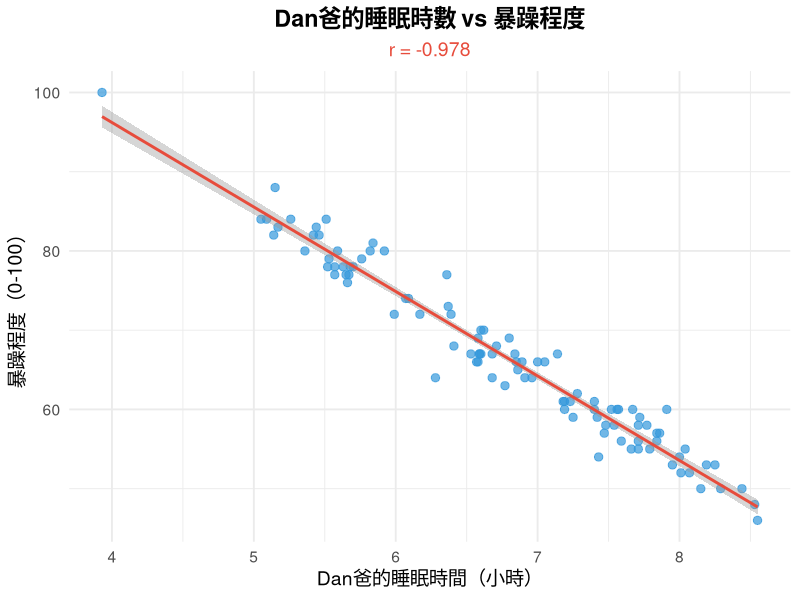
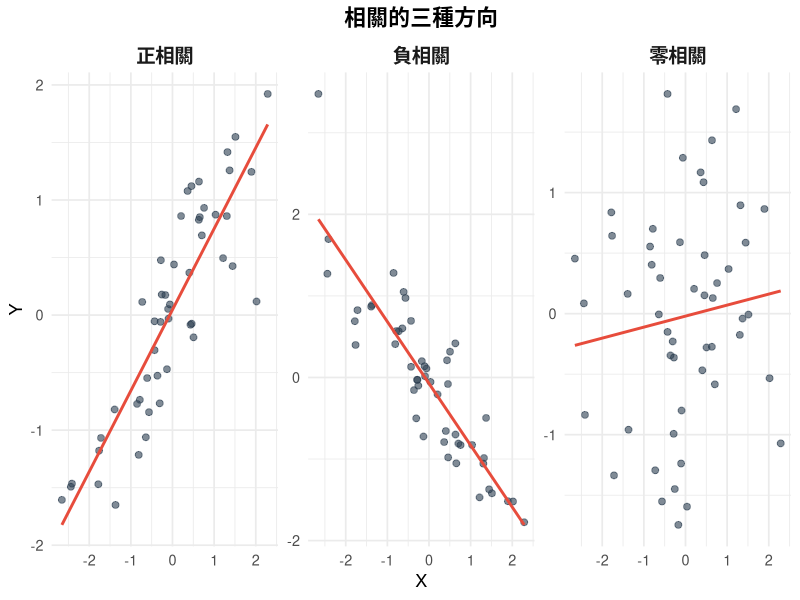
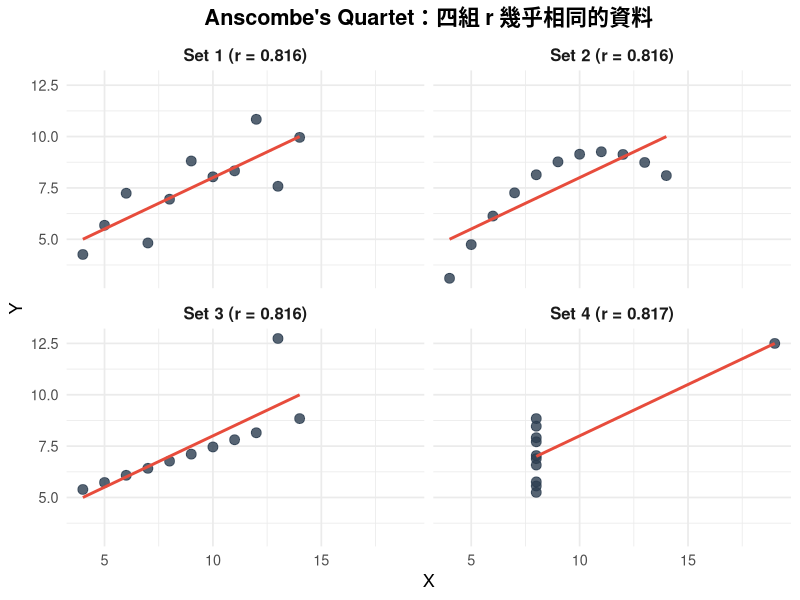
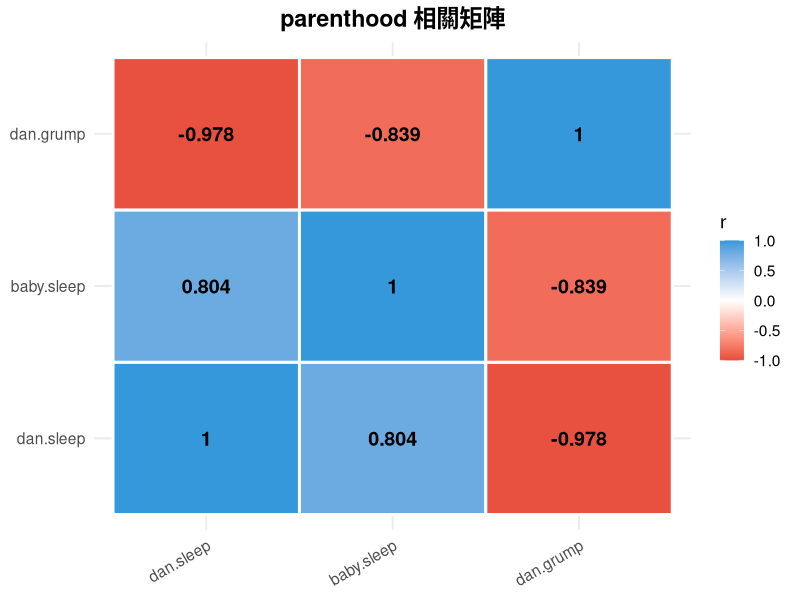
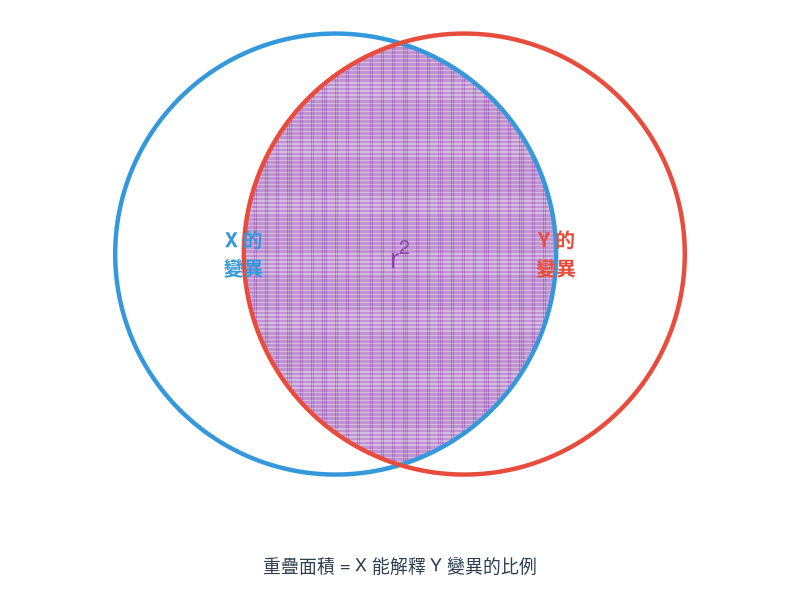

Write R code to recreate these figures, in order.
## ---- chunk 1
knitr::opts_chunk$set(echo = FALSE, warning = FALSE, message = FALSE,
                      fig.width = 9, fig.height = 5)
library(ggplot2)
library(dplyr)
library(tidyr)

# ===== parenthood 資料：相關分析示範 =====
# 電子書第 12 章：dan.sleep, baby.sleep, dan.grump
parenthood <- data.frame(
  dan.sleep = c(7.59, 7.91, 5.14, 7.71, 6.68, 5.99, 8.19, 7.19, 7.40, 6.58,
                8.44, 7.18, 8.01, 5.51, 6.89, 8.00, 7.42, 6.36, 7.86, 7.79,
                5.70, 7.19, 7.54, 3.93, 5.15, 6.57, 8.07, 5.92, 7.47, 6.85,
                6.41, 6.60, 7.95, 6.53, 6.86, 5.82, 6.60, 7.84, 7.84, 7.25,
                6.68, 6.62, 5.42, 7.56, 7.57, 5.53, 8.55, 6.39, 7.72, 6.09,
                7.77, 8.15, 5.67, 5.84, 7.71, 7.23, 8.29, 7.71, 5.26, 7.14,
                8.04, 7.52, 5.46, 5.59, 6.80, 5.57, 6.96, 8.25, 5.66, 5.63,
                7.28, 6.91, 6.84, 5.57, 7.40, 5.65, 6.17, 7.66, 5.09, 7.00,
                7.67, 6.77, 6.28, 5.44, 7.48, 6.37, 8.53, 5.36, 5.52, 6.59,
                7.05, 5.17, 6.58, 5.76, 6.07, 6.71, 7.43, 5.68, 6.59, 5.05),
  baby.sleep = c(10.18, 11.66, 7.92, 11.02, 10.49, 9.13, 10.15, 11.19, 10.17, 10.41,
                 10.26, 10.06, 11.51, 8.50, 10.82, 10.50, 10.22, 8.77, 10.01, 11.22,
                 9.37, 10.08, 9.59, 5.41, 7.43, 10.28, 9.18, 8.40, 10.73, 9.93,
                 10.00, 9.36, 10.41, 10.63, 9.86, 8.65, 10.15, 11.48, 10.47, 11.28,
                 11.10, 8.91, 7.57, 9.76, 9.46, 9.64, 10.70, 9.83, 10.41, 9.52,
                 10.56, 11.09, 9.98, 7.52, 10.28, 10.73, 10.71, 10.29, 7.97, 8.88,
                 11.86, 9.84, 7.79, 8.07, 9.16, 8.68, 10.38, 10.49, 8.90, 8.24,
                 9.75, 10.11, 9.62, 6.99, 10.45, 8.22, 9.18, 10.55, 9.25, 10.40,
                 9.05, 10.27, 9.55, 6.50, 10.23, 8.25, 11.48, 8.24, 8.23, 9.57,
                 9.51, 8.48, 8.91, 7.81, 8.44, 8.73, 11.10, 8.67, 9.07, 7.65),
  dan.grump = c(56, 60, 82, 55, 67, 72, 53, 60, 60, 69,
                50, 61, 52, 84, 66, 54, 59, 77, 57, 55,
                78, 61, 58, 100, 88, 66, 52, 80, 57, 66,
                68, 70, 53, 67, 65, 80, 67, 57, 56, 59,
                64, 70, 82, 60, 60, 79, 46, 72, 59, 74,
                58, 50, 77, 81, 58, 61, 50, 56, 84, 67,
                55, 60, 82, 80, 69, 77, 64, 53, 76, 78,
                62, 64, 67, 78, 61, 77, 72, 55, 84, 66,
                60, 63, 64, 83, 58, 73, 48, 80, 78, 67,
                66, 83, 66, 79, 74, 68, 54, 78, 67, 84)
)

# ===== Anscombe's Quartet =====
anscombe_long <- anscombe %>%
  pivot_longer(everything(),
               names_to = c(".value", "set"),
               names_pattern = "(.)(.)")

# 預計算
r_sleep_grump <- cor(parenthood$dan.sleep, parenthood$dan.grump)
r_baby_grump <- cor(parenthood$baby.sleep, parenthood$dan.grump)
r_sleep_baby <- cor(parenthood$dan.sleep, parenthood$baby.sleep)
## ---- chunk 2
ggplot(parenthood, aes(x = dan.sleep, y = dan.grump)) +
  geom_point(color = "#3498db", alpha = 0.7, size = 2.5) +
  geom_smooth(method = "lm", se = TRUE, color = "#e74c3c", linewidth = 1) +
  labs(title = "Dan爸的睡眠時數 vs 暴躁程度",
       subtitle = sprintf("r = %.3f", r_sleep_grump),
       x = "Dan爸的睡眠時間（小時）",
       y = "暴躁程度（0-100）") +
  theme_minimal(base_size = 14) +
  theme(plot.title = element_text(hjust = 0.5, face = "bold"),
        plot.subtitle = element_text(hjust = 0.5, color = "#e74c3c"))
## ---- chunk 3
set.seed(42)
n <- 50
demo_data <- data.frame(
  x = rep(rnorm(n), 3),
  type = rep(c("正相關", "負相關", "零相關"), each = n)
)
demo_data$y <- c(
  demo_data$x[1:n] * 0.8 + rnorm(n, 0, 0.5),
  demo_data$x[(n+1):(2*n)] * (-0.8) + rnorm(n, 0, 0.5),
  rnorm(n, 0, 1)
)
demo_data$type <- factor(demo_data$type, levels = c("正相關", "負相關", "零相關"))

ggplot(demo_data, aes(x = x, y = y)) +
  geom_point(color = "#2c3e50", alpha = 0.6, size = 2) +
  geom_smooth(method = "lm", se = FALSE, color = "#e74c3c", linewidth = 1) +
  facet_wrap(~ type, scales = "free") +
  labs(title = "相關的三種方向", x = "X", y = "Y") +
  theme_minimal(base_size = 13) +
  theme(plot.title = element_text(hjust = 0.5, face = "bold"),
        strip.text = element_text(size = 14, face = "bold"))
## ---- chunk 4
# 計算各組的相關係數
anscombe_stats <- anscombe_long %>%
  group_by(set) %>%
  summarise(r = round(cor(x, y), 3), .groups = "drop") %>%
  mutate(label = paste0("Set ", set, " (r = ", r, ")"))

anscombe_plot <- anscombe_long %>%
  left_join(anscombe_stats, by = "set")

ggplot(anscombe_plot, aes(x = x, y = y)) +
  geom_point(color = "#2c3e50", size = 3, alpha = 0.8) +
  geom_smooth(method = "lm", se = FALSE, color = "#e74c3c", linewidth = 1) +
  facet_wrap(~ label, ncol = 2) +
  labs(title = "Anscombe's Quartet：四組 r 幾乎相同的資料",
       x = "X", y = "Y") +
  theme_minimal(base_size = 13) +
  theme(plot.title = element_text(hjust = 0.5, face = "bold"),
        strip.text = element_text(size = 12, face = "bold"))
## ---- chunk 5
cor_mat <- cor(parenthood)
## ---- chunk 6
cor_df <- as.data.frame(as.table(cor_mat))
names(cor_df) <- c("Var1", "Var2", "r")

ggplot(cor_df, aes(x = Var1, y = Var2, fill = r)) +
  geom_tile(color = "white", linewidth = 1) +
  geom_text(aes(label = round(r, 3)), size = 5, fontface = "bold") +
  scale_fill_gradient2(low = "#e74c3c", mid = "white", high = "#3498db",
                       midpoint = 0, limits = c(-1, 1)) +
  labs(title = "parenthood 相關矩陣", fill = "r") +
  theme_minimal(base_size = 14) +
  theme(plot.title = element_text(hjust = 0.5, face = "bold"),
        axis.title = element_blank(),
        axis.text.x = element_text(angle = 30, hjust = 1))
## ---- chunk 7
# 繪製 Venn Diagram 說明 r² 的「重疊面積」比喻
theta <- seq(0, 2 * pi, length.out = 200)
r_circle <- 1.2
offset <- 0.7  # 兩圓圓心距離（控制重疊程度）

circle_x <- data.frame(
  x = -offset/2 + r_circle * cos(theta),
  y = r_circle * sin(theta),
  group = "X"
)
circle_y <- data.frame(
  x = offset/2 + r_circle * cos(theta),
  y = r_circle * sin(theta),
  group = "Y"
)

# 計算重疊區域（兩圓交集）
# 取 X 圓內且 Y 圓內的點
grid_pts <- expand.grid(
  x = seq(-2.5, 2.5, length.out = 500),
  y = seq(-1.8, 1.8, length.out = 500)
)
grid_pts$in_x <- (grid_pts$x + offset/2)^2 + grid_pts$y^2 <= r_circle^2
grid_pts$in_y <- (grid_pts$x - offset/2)^2 + grid_pts$y^2 <= r_circle^2
overlap_pts <- grid_pts[grid_pts$in_x & grid_pts$in_y, ]

ggplot() +
  # 重疊區域填色
  geom_tile(data = overlap_pts, aes(x = x, y = y),
            fill = "#9b59b6", alpha = 0.4, width = 0.012, height = 0.012) +
  # X 圓（輪廓）
  geom_path(data = circle_x, aes(x = x, y = y),
            color = "#3498db", linewidth = 1.5) +
  # Y 圓（輪廓）
  geom_path(data = circle_y, aes(x = x, y = y),
            color = "#e74c3c", linewidth = 1.5) +
  # 標籤
  annotate("text", x = -offset/2 - 0.5, y = 0, label = "X 的\n變異",
           size = 5, color = "#3498db", fontface = "bold") +
  annotate("text", x = offset/2 + 0.5, y = 0, label = "Y 的\n變異",
           size = 5, color = "#e74c3c", fontface = "bold") +
  annotate("text", x = 0, y = 0, label = expression(r^2),
           size = 7, color = "#8e44ad", fontface = "bold") +
  annotate("text", x = 0, y = -1.7, label = "重疊面積 = X 能解釋 Y 變異的比例",
           size = 4.5, color = "#2c3e50") +
  coord_fixed() +
  theme_void() +
  theme(plot.margin = margin(5, 5, 5, 5))
